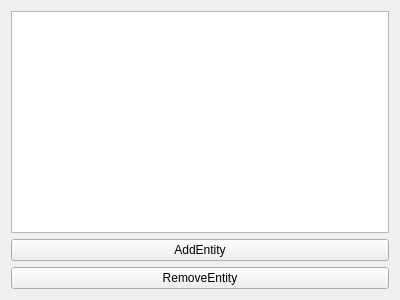
<?xml version="1.0" encoding="UTF-8"?>
<ui version="4.0">
 <class>Hierarchy</class>
 <widget class="QWidget" name="Hierarchy">
  <property name="geometry">
   <rect>
    <x>0</x>
    <y>0</y>
    <width>400</width>
    <height>300</height>
   </rect>
  </property>
  <property name="windowTitle">
   <string>Form</string>
  </property>
  <layout class="QVBoxLayout" name="verticalLayout">
   <item>
    <widget class="QListWidget" name="listWidget"/>
   </item>
   <item>
    <widget class="QPushButton" name="addEntityButton">
     <property name="text">
      <string>AddEntity</string>
     </property>
    </widget>
   </item>
   <item>
    <widget class="QPushButton" name="removeEntityButton">
     <property name="text">
      <string>RemoveEntity</string>
     </property>
    </widget>
   </item>
  </layout>
 </widget>
 <resources/>
 <connections/>
</ui>
